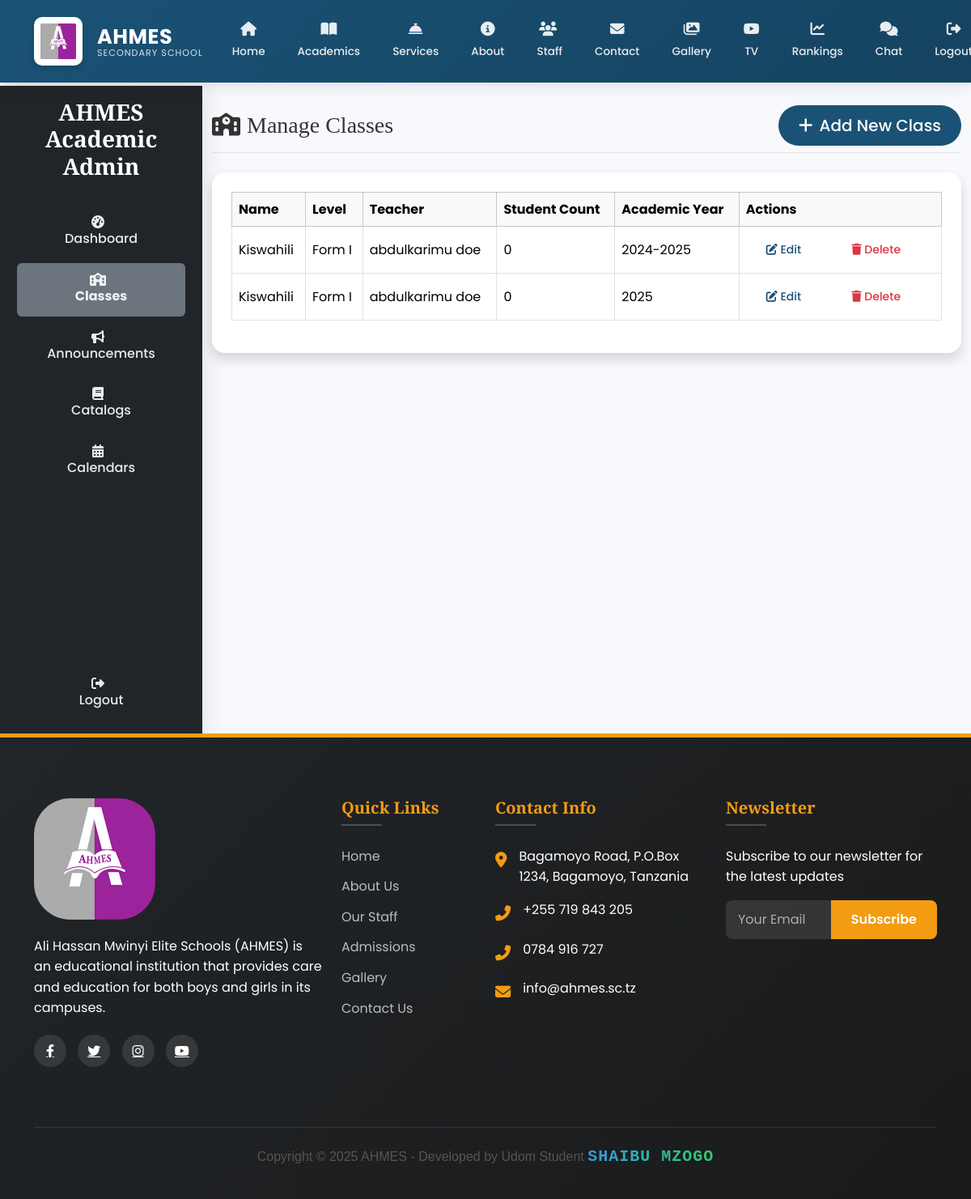
/ad/classes/ (signed in), run on an earlier commit of the app's database.
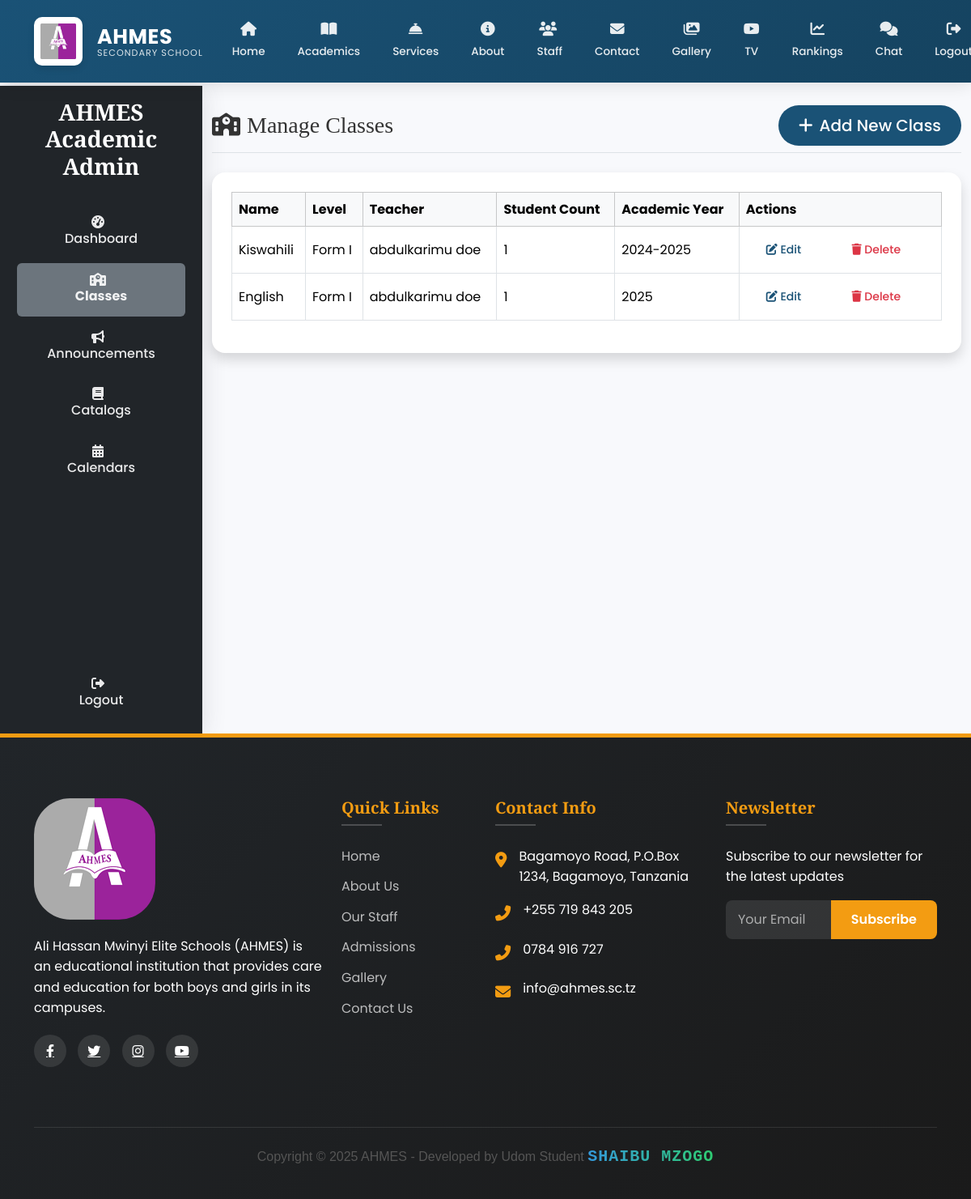
And on a later commit of the database.
### main/models.py (models this page shows, shortened)
class SchoolClass(models.Model):
    name = models.CharField(max_length=100)
    level = models.ForeignKey(Level, on_delete=models.CASCADE)
    teacher = models.ForeignKey(StaffMember, on_delete=models.CASCADE)
    students = models.ManyToManyField(Student)
    academic_year = models.CharField(max_length=20)
    created_at = models.DateTimeField(auto_now_add=True)
    updated_at = models.DateTimeField(auto_now=True)
    @property
    def student_count(self):
        return self.students.count()

class Level(models.Model):
    name = models.CharField(max_length=100)
    description = models.TextField()

class StaffMember(models.Model):
    POSITION_CHOICES = [
        ('Teacher', 'Teacher'),
        ('Administrator', 'Administrator'),
        ('Support', 'Support Staff'),
    ]
    user = models.OneToOneField(
        User,
        on_delete=models.CASCADE,
        related_name='staff_profile',
        null=True,
        blank=True
    )
    first_name = models.CharField(max_length=100)
    middle_name = models.CharField(max_length=100, blank=True)
    last_name = models.CharField(max_length=100)
    position = models.CharField(max_length=50, choices=POSITION_CHOICES)
    office_number = models.CharField(max_length=20, blank=True)
    office_location = models.CharField(max_length=200, blank=True)
    specialization = models.CharField(max_length=200)
    campus = models.ForeignKey(
        Campus,
        on_delete=models.CASCADE,
        related_name='staff_members'
    )
    phone = models.CharField(max_length=20)
    email = models.EmailField()
    joined_date = models.DateField()
    image = CloudinaryField('staff', folder="school/staff",
                          transformation={'quality': 'auto:good'})
    created_at = models.DateTimeField(auto_now_add=True)
    updated_at = models.DateTimeField(auto_now=True)
    class Meta:
        ordering = ['-created_at']
        verbose_name = 'Staff Member'
        verbose_name_plural = 'Staff Members'

### main/views.py (the view)
# urls.py: path('ad/classes/', manage_classes, name='manage_classes'),
@login_required
@user_passes_test(is_academic_admin)
def manage_classes(request):
    classes = SchoolClass.objects.all().order_by('-created_at')
    return render(request, 'main/manage_classes.html', {'classes': classes})

### main/context_processors.py (called while the page is built)
def admin_counts(request):
    if request.user.is_authenticated and request.user.is_admin:
        return {
            'pending_comments': Comment.objects.filter(is_approved=False).count(),
            'gallery_count': Gallery.objects.count(),
        }
    return {}

def unread_messages_count(request):
    if request.user.is_authenticated:
        count = Message.objects.filter(
            conversation__participants=request.user,
            is_read=False
        ).exclude(
            sender=request.user
        ).count()
        print(f"DEBUG: Unread messages count for {request.user}: {count}")  # Debug output
        return {'unread_messages_count': count}
    return {}

### main/models.py (called while the page is built)
    def __str__(self):
        return self.username

### main/views.py (called while the page is built)
def is_academic_admin(user):
    return user.is_authenticated and (
        user.is_admin or
        (hasattr(user, 'staff_profile') and user.staff_profile.position == 'Administrator')
    )

### main/templates/main/manage_classes.html (shortened to what this page needs)
{% extends 'main/base.html' %}
{% load static %}
{% block content %}
<div class="wrapper">
  {% include 'main/sidebar2.html' %}
  <div class="main-content">
    <div class="container-fluid py-4">
      <div class="d-flex justify-content-between flex-wrap flex-md-nowrap align-items-center mb-4 border-bottom pb-2">
        <h1 class="h3 mb-0 text-gray-800">
          <i class="fas fa-school me-2"></i>Manage Classes
        </h1>
        <a href="{% url 'add_class' %}" class="btn btn-primary btn-lg rounded-pill">
          <i class="fas fa-plus me-2"></i>Add New Class
        </a>
      </div>
      <div class="card shadow rounded-4">
        <div class="card-body p-4">
          {% if classes %}
            <div class="table-responsive">
              <table class="table table-hover table-bordered align-middle">
                <thead class="table-light">
                  <tr>
                    <th>Name</th>
                    <th>Level</th>
                    <th>Teacher</th>
                    <th>Student Count</th>
                    <th>Academic Year</th>
                    <th>Actions</th>
                  </tr>
                </thead>
                <tbody>
                  {% for class in classes %}
                  <tr>
                    <td>{{ class.name }}</td>
                    <td>{{ class.level.name }}</td>
                    <td>{{ class.teacher.first_name }} {{ class.teacher.last_name }}</td>
                    <td>{{ class.student_count }}</td>
                    <td>{{ class.academic_year }}</td>
                    <td>
                      <a href="{% url 'edit_class' class.pk %}" class="btn btn-sm btn-outline-primary rounded-pill me-2">
                        <i class="fas fa-edit"></i> Edit
                      </a>
                      <a href="{% url 'delete_class' class.pk %}" class="btn btn-sm btn-outline-danger rounded-pill">
                        <i class="fas fa-trash"></i> Delete
                      </a>
                    </td>
                  </tr>
                  {% endfor %}
                </tbody>
              </table>
            </div>
          {% else %}
            <div class="alert alert-info" role="alert">
              No classes found.
            </div>
          {% endif %}
        </div>
      </div>
    </div>
  </div>
</div>
{% endblock %}

What changed in the data, as far as the page shows it:
changed SchoolClass "Kiswahili": student_count "0" → "1"
changed SchoolClass: name "Kiswahili" → "English"; student_count "0" → "1"
